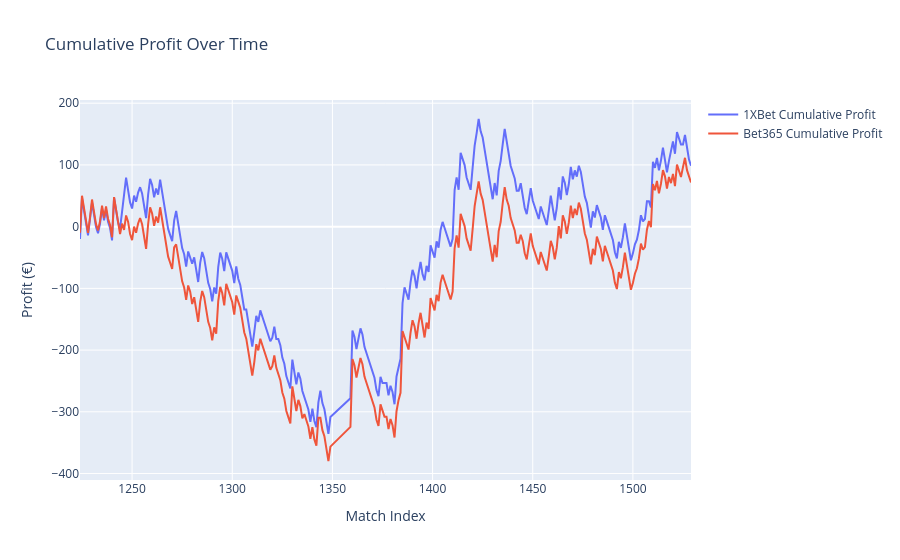

The notebook cell saved with this chart:
### Code cell
import plotly.graph_objects as go

# Create cumulative profit
merged_betting["Cumulative_1XBet"] = merged_betting["TotalProfit_1XBet"].cumsum()
merged_betting["Cumulative_B365"] = merged_betting["TotalProfit_B365"].cumsum()

fig = go.Figure()

fig.add_trace(go.Scatter(
    x=merged_betting.index,
    y=merged_betting["Cumulative_1XBet"],
    mode="lines",
    name="1XBet Cumulative Profit"
))

fig.add_trace(go.Scatter(
    x=merged_betting.index,
    y=merged_betting["Cumulative_B365"],
    mode="lines",
    name="Bet365 Cumulative Profit"
))

fig.update_layout(
    title="Cumulative Profit Over Time",
    xaxis_title="Match Index",
    yaxis_title="Profit (€)",
    hovermode="x unified"
)

fig.show()

### Figure 1 — Plotly figure (JSON) as saved in the notebook; plotly's stock layout.template omitted (floating-point values rounded to 4 significant figures; data arrays with more than 128 entries replaced by an {"elided": "..."} marker saying what was removed)
{"data": [{"mode": "lines", "name": "1XBet Cumulative Profit", "type": "scatter", "x": {"elided": "297 int values"}, "y": {"elided": "297 float values"}}, {"mode": "lines", "name": "Bet365 Cumulative Profit", "type": "scatter", "x": {"elided": "297 int values"}, "y": {"elided": "297 float values"}}], "layout": {"hovermode": "x unified", "title": {"text": "Cumulative Profit Over Time"}, "xaxis": {"title": {"text": "Match Index"}}, "yaxis": {"title": {"text": "Profit (€)"}}}}
